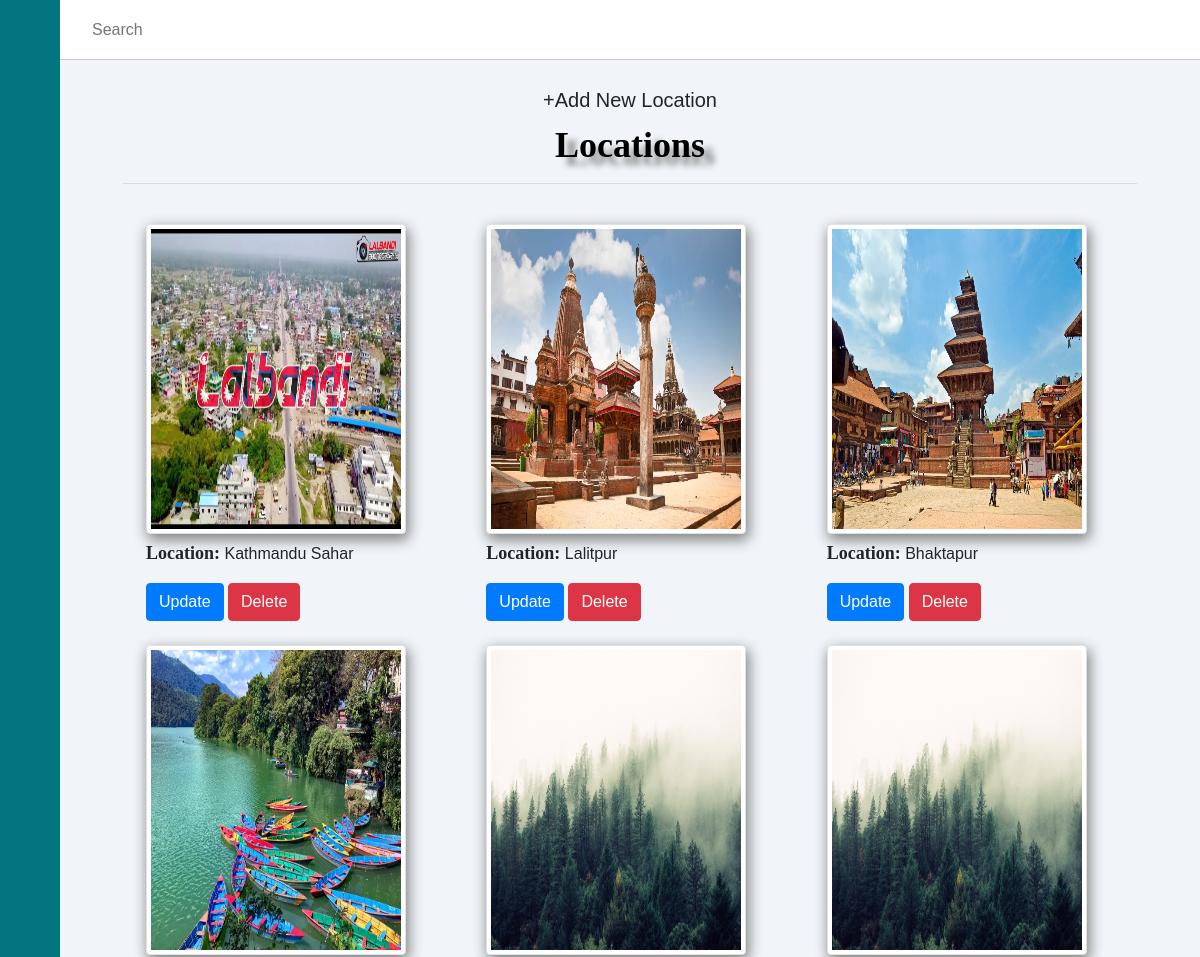
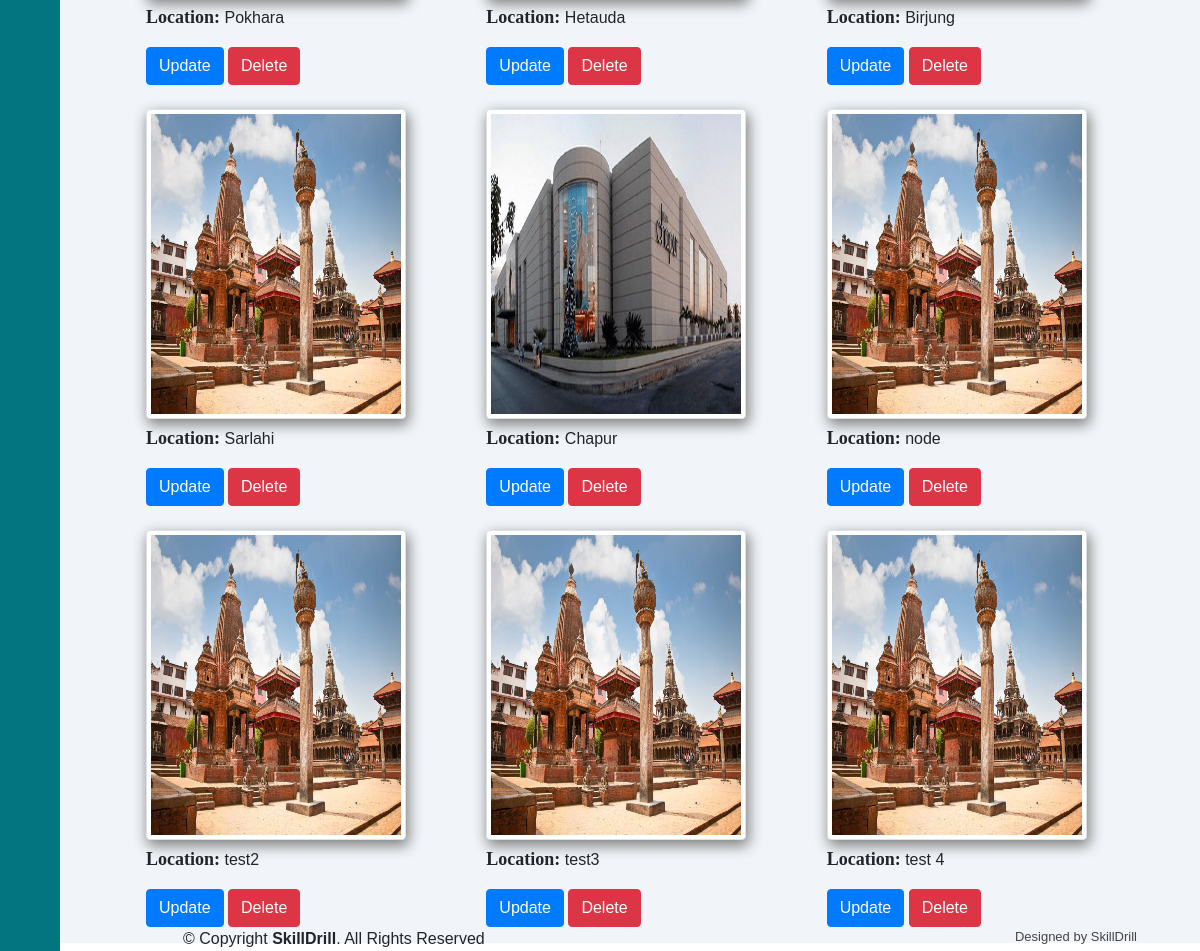
/dashboard/weblocation/, run on the app's committed database (2 pictures, top to bottom).
### locations/models.py (models this page shows, shortened)
class Location(models.Model):
    location = models.CharField(max_length=200, null=True)
    cover = models.FileField(upload_to='img/location/', default='img/location/lalitpur.jpeg')

### adminpanel/views.py (the view)
# urls.py: path('weblocation/', weblocationView.as_view(), name='weblocation'),
class weblocationView(ListView):
    model = Location
    template_name = 'weblocation/weblocation.html'

### adminpanel/templates/weblocation/weblocation.html (shortened to what this page needs)
{% extends "adminlayout.html" %}
{% load static %}
{% load crispy_forms_tags %}
{% block body %}
    <div class="main-content">
        <main>
            <div class="container">
                <a href="{% url 'add_location' %}" class="btn btn-lg btn-block">+Add New Location</a>
            </div>
            <div class="container mr-auto">
            <h1 class="text-center hds">Locations</h1><hr>
            <div class="row ml-2" >
            {% for location in object_list %}
            <div class="col-md-4 mt-4">
              <img class="imgs img-fluid img-thumbnail" src="{{location.cover.url}}" alt="" width="260" style="height:310px; ">
              <p class="font-size" style="margin-top:6px;"><span style="font-family: ui-rounded; font-weight: bolder; font-size: 18px;">Location: </span><span style=" font-size:16px;">{{location.location}}</span></p>
              <a href="{% url 'edit_location' location.pk  %}" class="btn btn-primary">Update</a>
              <a href="{% url 'location_delete' location.pk %}" class="btn btn-danger">Delete</a>
            </div>
            {% endfor %}
            </div>
  </div>
{% endblock body %}

### skilldrill/templates/adminlayout.html (shortened to what this page needs)
<!doctype html>
{% load static %}
<html lang="en">
<head>
  <link rel="stylesheet" href="https://cdn.jsdelivr.net/gh/lykmapipo/themify-icons@0.1.2/css/themify-icons.css">
  <link rel="stylesheet" href="{% static 'css/bootstrap/bootstrap.min.css' %}">
  <link href="{% static 'css/adminpage.css' %}" rel="stylesheet">
</head>
<body>
  <div class="sidebar">
    <div class="sidebar-header">
    </div>
    <div class="sidebar-menu">
      <ul>
      </ul>
    </div>
  </div>
  <div class="main-content">
    <header>
      <div class="search-wrapper">
        <input type="search" placeholder="Search">
      </div>
      <div class="social-icons">
        <div> </div>
      </div>
    </header>
  </div>
  {% block body %}
  {% endblock %}
  <div class="main-content">
    <footer id="footer">
      <div class="container">
        <div class="copyright">
          &copy; Copyright <strong><span>SkillDrill</span></strong>. All Rights Reserved
        </div>
        <div class="credits">
          <a>Designed by SkillDrill</a>
        </div>
      </div>
    </footer>
  </div>
</body>
</html>

### skilldrill/static/css/adminpage.css (style rules this page uses)
:root { --main-color: #027581; --color-dark: #1D2231; --text-grey: #8390A2; }
* { font-family: 'Poppins', sans-serif; margin: 0; padding: 0; text-decoration: none; list-style-type: none; box-sizing: border-box; }
.sidebar { height: 100%; width: 240px; position: fixed; left: 0; top: 0; z-index: 100; background: var(--main-color); color: #fff; overflow-y: auto; transition: width 500ms; }
.sidebar-header { display: flex; justify-content: space-between; align-items: center; height: 60px; padding: 0 1rem; }
.sidebar-menu { padding: 1rem; }
.main-content { position: relative; margin-left: 240px; transition: margin-left 500ms; }
header { position: fixed; left: 240px; top: 0; z-index: 100; width: calc(100% - 240px); background: #fff; height: 60px; padding: 0rem 1rem; display: flex; align-items: center; justify-content: space-between; border-bottom: 1px solid #ccc; transition: left 500ms; }
.search-wrapper { display: flex; align-items: center; }
.search-wrapper input { border: 0; outline: 0; padding: 1rem; height: 38px; }
.social-icons { display: flex; align-items: center; }
.social-icons span, .social-icons div { margin-left: 1.2rem; }
.social-icons div { height: 38px; width: 38px; background-size: cover; background-repeat: no-repeat; background-image: url(img/1.jpg); border-radius: 50%; }
main { margin-top: 60px; background: #f1f5f9; min-height: 90vh; padding: 1rem 3rem; }
.text-center { text-align: center; }
@media only screen and (max-width: 1200px) { .sidebar { width: 60px; z-index: 150; } }
@media only screen and (max-width: 1200px) { .sidebar .sidebar-header, .sidebar li { display: flex; justify-content: center; } }
@media only screen and (max-width: 1200px) { .main-content { margin-left: 60px; } }
@media only screen and (max-width: 1200px) { .main-content header { left: 60px; width: calc(100% - 60px); } }
#footer .copyright { text-align: center; float: left; }
#footer .credits { float: right; text-align: center; font-size: 13px; color: #444444; }

### adminpanel/templates/weblocation/weblocation.html (style rules this page uses)
.imgs { box-shadow: 2px 5px 14px 1px gray; border-radius: 4px; }
.hds { font-size: 36px !important; font-family: vollkorn; text-shadow: 10px 8px 6px gray; font-weight: bold; color: black !important; text-align: center; }

### data on the page
Location: cover (picture), location "Kathmandu Sahar"
Location: cover (picture), location "Lalitpur"
Location: cover (picture), location "Bhaktapur"
Location: cover (picture), location "Pokhara"
Location: cover (picture), location "Hetauda"
Location: cover (picture), location "Birjung"
Location: cover (picture), location "Sarlahi"
Location: cover (picture), location "Chapur"
Location: cover (picture), location "node"
Location: cover (picture), location "test2"
Location: cover (picture), location "test3"
Location: cover (picture), location "test 4"
